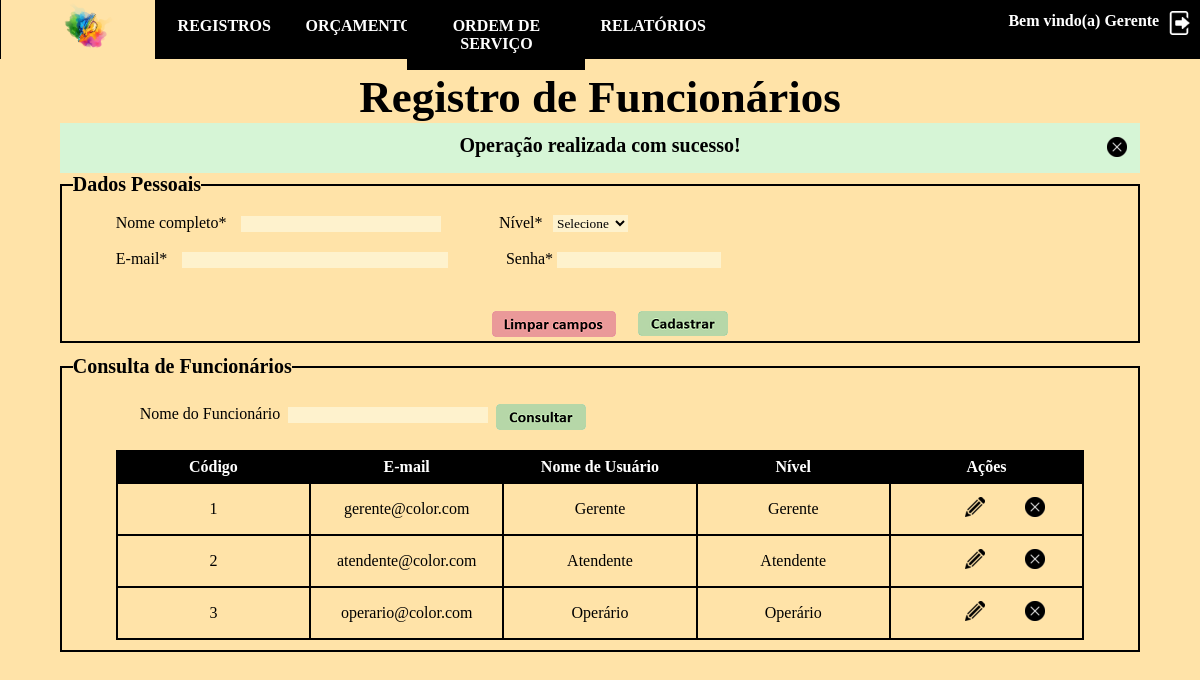
Page /php/registroFuncionarioForm.php?retorno=1 (signed in) on the committed database.
### tables this page shows
CREATE TABLE `usuarios` (
  `codigo` int(10) UNSIGNED NOT NULL COMMENT 'Armazena o código do usuário.',
  `nivel` tinyint(1) NOT NULL COMMENT 'Armazena o nível do usuário.',
  `email` varchar(80) NOT NULL COMMENT 'Armazena o e-mail do usuário.',
  `senha` char(32) NOT NULL COMMENT 'Armazena a senha do usuário.',
  `nome` varchar(45) NOT NULL COMMENT 'Armazena o nome do usuário.'
);

### php/registroFuncionarioForm.php (the view, shortened to what this page needs)
<?php
		if(isset($_SESSION['nivelLogado'])==true && $_SESSION['nivelLogado']==1){
?>
<!DOCTYPE html>
<html lang="pt-br">
<head>
	<link rel="stylesheet" href="../css/registroFuncionario.css">
</head>
<body>
	<?php include("menuGerente.php"); ?>
<main>
	<h1 id="tituloPrincipal">Registro de Funcionários</h1>
	<div>
		<?php
			if((isset($_GET['retorno'])==true)&&($_GET['retorno']==1)){
				include("../alertas/sucesso.php");
			}elseif((isset($_GET['retorno'])==true)&&($_GET['retorno']==0)) {
				include("../alertas/erro.php");
			}elseif((isset($_GET['retorno'])==true)&&($_GET['retorno']==2)) {
				include("../alertas/erroExclusaoFuncionario.php");
			}
		?>
	</div>
		<form action="registroFuncionario.php"  method="POST" onsubmit="return validarCampos()">
		<fieldset class="caixa">
				<legend>Dados Pessoais</legend>
				<br>
				<label for="nome" id="labelNome">Nome completo*</label>
				<input type="text" name="nome" id="nome" onkeypress="return onlyChars(event)" size="25">
				<label id="labelNivel">Nível*</label>
				<select name="nivel" id="nivel">
					<option value="Selecione">Selecione</option>
				</select>
				<br><br>
				<label for="email" id="labelEmail">E-mail*</label>
				<input type="text" name="email" id="email" size="34">
				<label for="senha" id="labelSenha">Senha*</label>
				<input type="password" name="senha" id="senha" maxlength="16">
				<button type="reset" class="botoes" id="botaoLimpar"><img src="../img/limpar_campos.png"></button>
				<button type="submit" class="botoes"><img src="../img/cadastrar.png"></button>
			</fieldset>
		</form>
			<fieldset class="caixa">
				<legend>Consulta de Funcionários</legend>
				<table id="tabelaConsulta">
				<tr>
				<form action="registroFuncionarioForm.php" method="GET">
				<td>
				<label for="consultaNomeCate" id="consultaNome">Nome do Funcionário</label>
				<input type="text" id="consultaNome" name="consultaNome" class="camposForm" onkeypress="return onlyChars(event)" size="25px">
				</td>
				<td>
				<button type="submit" class="botoes" id="botaoConsultar">
				<img src="../img/consultar.png"></button>
				</td>
				</form>
				</tr>
				</table>
				<table id="tabelaConsulta2">
					<tr>
						<th>Código</th>
						<th>E-mail</th>
						<th>Nome de Usuário</th>
						<th>Nível</th>
						<th>Ações</th>
					</tr>
					<tr>
						<?php
						require_once("conexaoBanco.php");
						if(isset($_GET['consultaNome'])==false){
							$comando="SELECT * FROM usuarios";
						}else if (isset($_GET['consultaNome'])==true && $_GET['consultaNome']==""){
							$comando="SELECT * FROM usuarios";
						}else if (isset($_GET['consultaNome'])==true && $_GET['consultaNome']!=""){
								$busca = $_GET['consultaNome'];
								$comando="SELECT * FROM usuarios WHERE nome LIKE '%".$busca."%'";
							}
						$resultado = mysqli_query($conexao,$comando);
						$linhas=mysqli_num_rows($resultado);
						if($linhas==0){		?>
						<tr>
							<td colspan="5">Nenhuma categoria encontrada</td>
						</tr>
						<?php
							}else{
								$usuariosRetornados = array();
								while($cadaLinha = mysqli_fetch_assoc($resultado)){
									array_push($usuariosRetornados,$cadaLinha);
								}
								foreach($usuariosRetornados as $cadaUsuario){
								?>
								<tr>
								<td> <?php echo $cadaUsuario['codigo'];?> </td>
								<td> <?php echo $cadaUsuario['email'];?> </td>
								<td> <?php echo $cadaUsuario['nome'];?> </td>
								<td> <?php
								 if ($cadaUsuario['nivel']==1){
									 echo "Gerente";
								 }else if($cadaUsuario['nivel']==2){
									 	echo "Atendente";
								 }else if($cadaUsuario['nivel']==3){
									 echo "Operário";
								 }else if($cadaUsuario['nivel']==4){
									 echo "Administrador";
								 }
								 ?>
							 </td>
								<td>
								<form class="formAcoes" class="editafun" action="editaFuncionarioForm.php" method="post">
									<button class="botoesAcao" type="submit">
										<img src="../img/editar.png">
									</button>
								</form>
								<form class="formAcoes" class="espacoBotao" action="excluiFuncionario.php" method="POST" onsubmit="return confirmarExclusao()">
									<button class="botoesAcao" type="submit">
										<img src="../img/excluir.png">
									</button>
								</form>
								</td>
								</tr>
							<?php
								}
							}
						   ?>
				</table>
			</fieldset>
	</main>
</body>
</html>
<?php
}else{
	header("Location: ../paginasSite/login.php");
}
?>

### css/registroFuncionario.css (style rules this page uses)
* { margin: 0px; padding: 0px; font-family: "Lucida Sans Unicode"; }
html { background-color:#FFE3A8; }
input { background-color:#FEF2CD; border:none; }
select { background-color:#FEF2CD; border:none; }
#tituloPrincipal { font-family:Freestyle Script; font-size: 45px; color: black; text-align: center; }
.caixa { margin-left: 5%; margin-right:5%; margin-bottom: 1%; border: 2px solid black; }
.caixa legend { font-family:"Lucida Sans Unicode"; font-size: 20px; color: black; font-weight: bold; margin-left: 1%; }
.caixa label { margin-left: 5%; }
.caixa input { margin-left: 1%; }
#labelSenha { margin-right: 50%; }
#senha { margin-left:-50%; }
#labelNivel { margin-right: 50.6%; }
#nivel { margin-left:-50%; }
#tabelaConsulta { width:45%; border:none; background-color:transparent; }
#tabelaConsulta td { border:none; background-color:transparent; }
table, th, td { border-collapse: collapse; border: 2px solid black; margin-bottom: 1%; }
table { margin-top:1%; margin-left: 5%; width: 90%; text-align: center; }
th { height: 30px; background-color:black; color:white; width: 20%; }
td { height: 40px; background-color:#FFE3A8; padding:5px; text-align:center; }
.botoesAcao { border: 0px transparent; background-color:transparent; margin-left:20%; }
.formAcoes { display:inline; }
.botoes { float: left; margin-left:2%; margin-top:4%; background-color: transparent; border: none; size: 100px 100px; }
#botaoLimpar { margin-left: 40%; }
#botaoConsultar { margin: 0 0 0 -3%; padding-top: 10px; float: left; }

### css/menuGerente.css (style rules this page uses)
* { margin: 0px; padding: 0px; font-family: "Lucida Sans Unicode"; }

### rows in the picture
usuarios: codigo "1", email "gerente@color.com", nome "Gerente", nivel "Gerente"
usuarios: codigo "2", email "atendente@color.com", nome "Atendente", nivel "Atendente"
usuarios: codigo "3", email "operario@color.com", nome "Operário", nivel "Operário"
